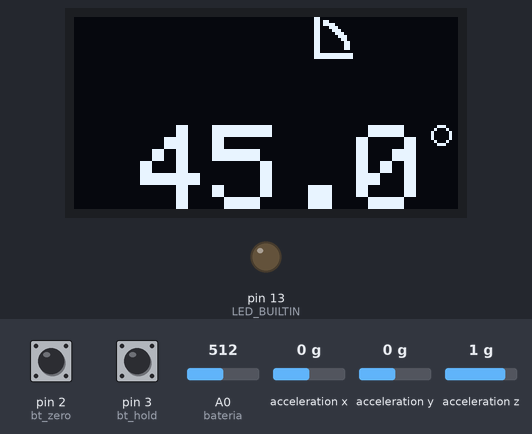
A sketch run on a simulated Arduino Uno, built with avr-gcc and run on an emulated ATmega328P. On the bench: 128×64 one-colour display, output pins drawn as LEDs (lit = HIGH). The test bench sets the inputs (shaded band); at power-on: pin 2 (bt_zero) HIGH, pin 3 (bt_hold) HIGH, A0 (bateria) = 512, acceleration x 0 g, acceleration y 0 g, acceleration z 1 g. What the sketch prints to the serial monitor is not drawn.

Above: at 2.2 s.
2.3 s: pin 2 (bt_zero) pulled LOW for 1 s
At 3.6 s:
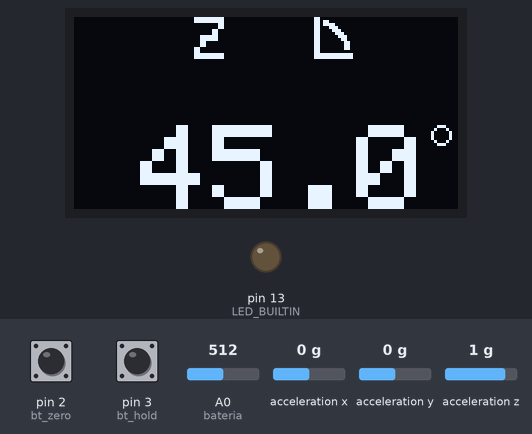
4.8 s: pin 3 (bt_hold) pulled LOW for 3.2 s
At 5.3 s:
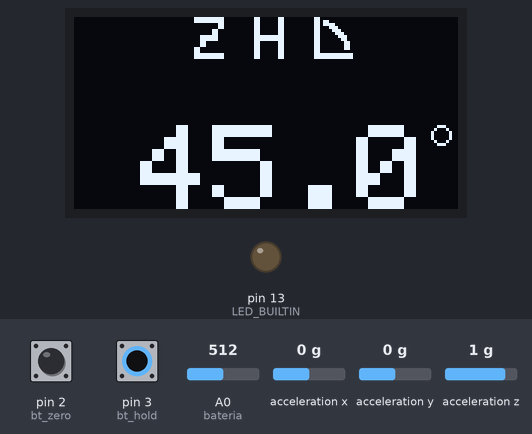
9.5 s: A0 (bateria) set to 221
11.0 s: A0 (bateria) set to 193
At 11.9 s:
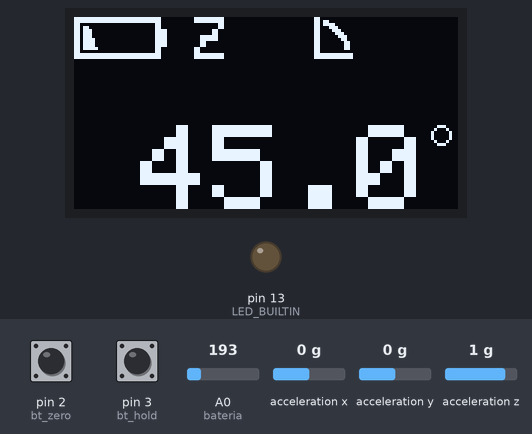
12.5 s: pin 3 (bt_hold) pulled LOW for 0.15 s
At 13.3 s:
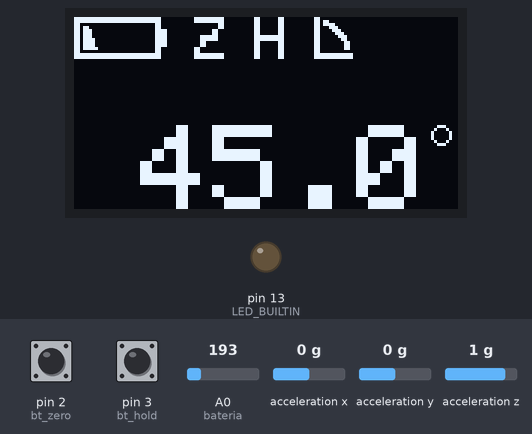
14.3 s: pin 2 (bt_zero) pulled LOW for 0.15 s
At 15.8 s:
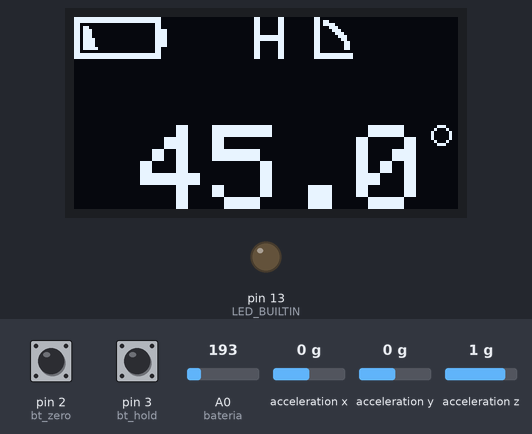
Timing chart, 0 to 17.1 s (numbered marks = the images above; inputs shaded):
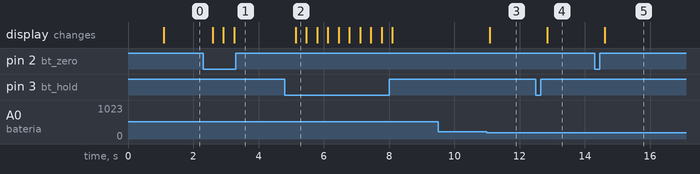

Measured:
- the behaviour switches between 205 and 204 on A0 (bateria) (found by bisection; images 2 and 3)
- after the input at 2.3 s, the display: changes after 0.29 s (image 1)
- after the input at 4.8 s, the display: changes after 0.34 s (image 2)
- after the input at 9.5 s, every drawn part: stays the same
- after the input at 11.0 s, the display: changes after 0.08 s (image 3)
- after the input at 12.5 s, the display: changes after 0.35 s (image 4)
- after the input at 14.3 s, the display: changes after 0.32 s (image 5)

The sketch:

nivel_digital.ino
```cpp
/**************************************************************************
Adicionar

RANGE 0-90° E 0-180°
Ajustar leitura do sensor

ZERO RELATIVO
Verificar as medições relativas ou absolutas

HOLD
Mantém o valor da leitura na tela

**************************************************************************/

#include <SPI.h>
#include <Wire.h>
#include <Adafruit_GFX.h>
#include <Adafruit_SSD1306.h>
#include <SparkFun_ADXL345.h>         // SparkFun ADXL345 Library

#define SCREEN_WIDTH 128 // OLED display width, in pixels
#define SCREEN_HEIGHT 64 // OLED display height, in pixels

#define OLED_RESET     -1 // Reset pin # (or -1 if sharing Arduino reset pin)
#define SCREEN_ADDRESS 0x3C ///< See datasheet for Address; 0x3D for 128x64, 0x3C for 128x32

Adafruit_SSD1306 display(SCREEN_WIDTH, SCREEN_HEIGHT, &Wire, OLED_RESET);

/*********** COMMUNICATION SELECTION ***********/
/*    Comment Out The One You Are Not Using    */
//ADXL345 adxl = ADXL345(10);           // USE FOR SPI COMMUNICATION, ADXL345(CS_PIN);
ADXL345 adxl = ADXL345();             // USE FOR I2C COMMUNICATION

#define LOGO_HEIGHT   64
#define LOGO_WIDTH    128
#define M_POS_X       22
#define M_POS_Y       36

// 'angulo180', 25x14px
const unsigned char bitmap_angulo180 [] PROGMEM = {
  0x00, 0x1c, 0x00, 0x00, 0x00, 0xdd, 0x80, 0x00, 0x03, 0xdd, 0xe0, 0x00, 0x07, 0x1c, 0x70, 0x00,
  0x0e, 0x1c, 0x38, 0x00, 0x1c, 0x1c, 0x1c, 0x00, 0x38, 0x1c, 0x0e, 0x00, 0x30, 0x1c, 0x06, 0x00,
  0x60, 0x1c, 0x03, 0x00, 0x60, 0x1c, 0x03, 0x00, 0x60, 0x1c, 0x03, 0x00, 0x00, 0x1c, 0x00, 0x00,
  0xff, 0xff, 0xff, 0x80, 0xff, 0xff, 0xff, 0x80
};
// 'angulo90', 13x14px
const unsigned char bitmap_angulo90 [] PROGMEM = {
  0xc0, 0x00, 0xd8, 0x00, 0xde, 0x00, 0xc7, 0x00, 0xc3, 0x80, 0xc1, 0xc0, 0xc0, 0xe0, 0xc0, 0x60,
  0xc0, 0x30, 0xc0, 0x30, 0xc0, 0x30, 0xc0, 0x00, 0xff, 0xf8, 0xff, 0xf8
};

// 'battery_low', 31x14px
const unsigned char bitmap_battery_low [] PROGMEM = {
  0xff, 0xff, 0xff, 0xf8, 0xff, 0xff, 0xff, 0xf8, 0xc0, 0x00, 0x00, 0x18, 0xd8, 0x00, 0x00, 0x18,
  0xdc, 0x00, 0x00, 0x1e, 0xdc, 0x00, 0x00, 0x1e, 0xdc, 0x00, 0x00, 0x1e, 0xde, 0x00, 0x00, 0x1e,
  0xde, 0x00, 0x00, 0x1e, 0xde, 0x00, 0x00, 0x1e, 0xdf, 0x00, 0x00, 0x18, 0xc0, 0x00, 0x00, 0x18,
  0xff, 0xff, 0xff, 0xf8, 0xff, 0xff, 0xff, 0xf8
};

// 'logos_senai_preto', 128x64px
const unsigned char logo_senai_preto [] PROGMEM = {
  0x00, 0x00, 0x00, 0x00, 0x00, 0x00, 0x00, 0x00, 0x00, 0x00, 0x00, 0x00, 0x00, 0x00, 0x00, 0x00,
  0x00, 0x00, 0x00, 0x00, 0x00, 0x00, 0x00, 0x00, 0x00, 0x00, 0x00, 0x00, 0x00, 0x00, 0x00, 0x00,
  0x00, 0x00, 0x00, 0x00, 0x00, 0x00, 0x00, 0x00, 0x00, 0x00, 0x00, 0x00, 0x00, 0x00, 0x00, 0x00,
  0x00, 0x00, 0x00, 0x00, 0x00, 0x00, 0x00, 0x00, 0x00, 0x00, 0x00, 0x00, 0x00, 0x00, 0x00, 0x00,
  0x00, 0x00, 0x00, 0x00, 0x00, 0x00, 0x00, 0x00, 0x00, 0x00, 0x00, 0x00, 0x00, 0x00, 0x00, 0x00,
  0x00, 0x00, 0x00, 0x00, 0x00, 0x00, 0x00, 0x00, 0x00, 0x00, 0x00, 0x00, 0x00, 0x00, 0x00, 0x00,
  0x00, 0x00, 0x00, 0x00, 0x00, 0x00, 0x00, 0x00, 0x00, 0x00, 0x00, 0x00, 0x00, 0x00, 0x00, 0x00,
  0x00, 0x00, 0x00, 0x00, 0x00, 0x00, 0x00, 0x00, 0x00, 0x00, 0x00, 0x00, 0x00, 0x00, 0x00, 0x00,
  0x00, 0x00, 0x00, 0x00, 0x00, 0x00, 0x00, 0x00, 0x00, 0x00, 0x00, 0x00, 0x00, 0x00, 0x00, 0x00,
  0x00, 0x00, 0x00, 0x00, 0x00, 0x00, 0x00, 0x00, 0x00, 0x00, 0x00, 0x00, 0x00, 0x00, 0x00, 0x00,
  0x00, 0x00, 0x00, 0x00, 0x00, 0x00, 0x00, 0x00, 0x00, 0x00, 0x00, 0x00, 0x00, 0x00, 0x00, 0x00,
  0x00, 0x00, 0x00, 0x00, 0x00, 0x00, 0x00, 0x00, 0x00, 0x00, 0x00, 0x00, 0x00, 0x00, 0x00, 0x00,
  0x00, 0x00, 0x00, 0x00, 0x00, 0x00, 0x00, 0x00, 0x00, 0x00, 0x00, 0x00, 0x00, 0x00, 0x00, 0x00,
  0x00, 0x00, 0x00, 0x00, 0x00, 0x00, 0x00, 0x00, 0x00, 0x00, 0x00, 0x00, 0x00, 0x00, 0x00, 0x00,
  0x00, 0x00, 0x00, 0x00, 0x00, 0x00, 0x00, 0x00, 0x00, 0x00, 0x00, 0x00, 0x00, 0x00, 0x00, 0x00,
  0x00, 0x00, 0x00, 0x00, 0x00, 0x00, 0x00, 0x00, 0x00, 0x00, 0x00, 0x00, 0x00, 0x00, 0x00, 0x00,
  0x00, 0x00, 0x00, 0x00, 0x00, 0x00, 0x00, 0x00, 0x00, 0x00, 0x00, 0x00, 0x00, 0x00, 0x00, 0x00,
  0x00, 0x00, 0x00, 0x00, 0x00, 0x00, 0x00, 0x00, 0x00, 0x00, 0x00, 0x00, 0x00, 0x00, 0x00, 0x00,
  0x00, 0x00, 0x00, 0x00, 0x00, 0x00, 0x00, 0x00, 0x00, 0x00, 0x00, 0x00, 0x00, 0x00, 0x00, 0x00,
  0x00, 0x00, 0x00, 0x00, 0x00, 0x00, 0x00, 0x00, 0x00, 0x00, 0x00, 0x00, 0x00, 0x00, 0x00, 0x00,
  0x00, 0x00, 0x01, 0xf0, 0x00, 0x00, 0x00, 0x00, 0x00, 0x00, 0x00, 0x00, 0x00, 0x00, 0x00, 0x00,
  0xff, 0x80, 0x1f, 0xfe, 0x07, 0xff, 0xfe, 0x7f, 0xc0, 0x3f, 0x00, 0x7f, 0x80, 0x1f, 0x81, 0xff,
  0xff, 0x80, 0x7f, 0xff, 0x87, 0xff, 0xfe, 0x7f, 0xe0, 0x7e, 0x00, 0xff, 0x80, 0x1f, 0x81, 0xff,
  0x00, 0x00, 0xff, 0xff, 0x87, 0xff, 0xfc, 0xff, 0xe0, 0x7e, 0x01, 0xff, 0xc0, 0x1f, 0x80, 0x00,
  0x00, 0x01, 0xff, 0xff, 0xc7, 0xff, 0xfc, 0xff, 0xe0, 0x7e, 0x01, 0xff, 0xc0, 0x3f, 0x80, 0x00,
  0xff, 0x81, 0xfc, 0x3f, 0xc7, 0xe0, 0x00, 0xff, 0xe0, 0x7e, 0x03, 0xff, 0xc0, 0x3f, 0x81, 0xff,
  0xff, 0x83, 0xf8, 0x1f, 0xcf, 0xe0, 0x00, 0xff, 0xf0, 0x7e, 0x03, 0xef, 0xc0, 0x3f, 0x01, 0xff,
  0x00, 0x03, 0xf8, 0x1f, 0x8f, 0xe0, 0x00, 0xfb, 0xf0, 0xfc, 0x07, 0xef, 0xc0, 0x3f, 0x00, 0x00,
  0x00, 0x03, 0xfc, 0x00, 0x0f, 0xc0, 0x01, 0xfb, 0xf0, 0xfc, 0x0f, 0xc7, 0xc0, 0x7f, 0x00, 0x00,
  0xff, 0x83, 0xff, 0x80, 0x0f, 0xc0, 0x01, 0xfb, 0xf0, 0xfc, 0x0f, 0xc7, 0xe0, 0x7f, 0x01, 0xff,
  0xff, 0x83, 0xff, 0xf8, 0x1f, 0xff, 0xf1, 0xf9, 0xf0, 0xfc, 0x1f, 0x87, 0xe0, 0x7f, 0x01, 0xff,
  0x00, 0x01, 0xff, 0xfc, 0x1f, 0xff, 0xf1, 0xf9, 0xf9, 0xf8, 0x1f, 0x87, 0xe0, 0x7e, 0x00, 0x00,
  0x00, 0x00, 0xff, 0xfe, 0x1f, 0xff, 0xf3, 0xf1, 0xf9, 0xf8, 0x3f, 0x07, 0xe0, 0x7e, 0x00, 0x00,
  0xff, 0x80, 0x1f, 0xff, 0x1f, 0xff, 0xf3, 0xf1, 0xf9, 0xf8, 0x7f, 0x07, 0xe0, 0xfe, 0x01, 0xff,
  0xff, 0x80, 0x03, 0xff, 0x1f, 0x80, 0x03, 0xf0, 0xf9, 0xf8, 0x7f, 0xff, 0xf0, 0xfe, 0x01, 0xff,
  0x00, 0x00, 0x00, 0x7f, 0x3f, 0x80, 0x03, 0xf0, 0xfd, 0xf8, 0xff, 0xff, 0xf0, 0xfe, 0x00, 0x00,
  0x00, 0x0f, 0xe0, 0x7f, 0x3f, 0x80, 0x03, 0xf0, 0xff, 0xf0, 0xff, 0xff, 0xf0, 0xfc, 0x00, 0x00,
  0xff, 0x8f, 0xe0, 0x7f, 0x3f, 0x00, 0x07, 0xe0, 0xff, 0xf1, 0xff, 0xff, 0xf1, 0xfc, 0x01, 0xff,
  0xff, 0x8f, 0xe0, 0xfe, 0x3f, 0x00, 0x07, 0xe0, 0x7f, 0xf3, 0xff, 0xff, 0xf1, 0xfc, 0x01, 0xff,
  0x00, 0x0f, 0xfb, 0xfe, 0x3f, 0xff, 0xe7, 0xe0, 0x7f, 0xf3, 0xf0, 0x07, 0xf9, 0xfc, 0x00, 0x00,
  0x00, 0x07, 0xff, 0xfc, 0x7f, 0xff, 0xe7, 0xe0, 0x7f, 0xe7, 0xf0, 0x03, 0xf9, 0xf8, 0x00, 0x00,
  0xff, 0x87, 0xff, 0xf8, 0x7f, 0xff, 0xe7, 0xe0, 0x7f, 0xe7, 0xe0, 0x03, 0xf9, 0xf8, 0x01, 0xff,
  0xff, 0x83, 0xff, 0xe0, 0x7f, 0xff, 0xef, 0xc0, 0x3f, 0xef, 0xc0, 0x03, 0xfb, 0xf8, 0x01, 0xff,
  0x00, 0x00, 0xff, 0x80, 0x00, 0x00, 0x00, 0x00, 0x00, 0x00, 0x00, 0x00, 0x00, 0x00, 0x00, 0x00,
  0x00, 0x00, 0x00, 0x00, 0x00, 0x00, 0x00, 0x00, 0x00, 0x00, 0x00, 0x00, 0x00, 0x00, 0x00, 0x00,
  0x00, 0x00, 0x00, 0x00, 0x00, 0x00, 0x00, 0x00, 0x00, 0x00, 0x00, 0x00, 0x00, 0x00, 0x00, 0x00,
  0x00, 0x00, 0x00, 0x00, 0x00, 0x00, 0x00, 0x00, 0x00, 0x00, 0x00, 0x00, 0x00, 0x00, 0x00, 0x00,
  0x00, 0x00, 0x00, 0x00, 0x00, 0x00, 0x00, 0x00, 0x00, 0x00, 0x00, 0x00, 0x00, 0x00, 0x00, 0x00,
  0x00, 0x00, 0x00, 0x00, 0x00, 0x00, 0x00, 0x00, 0x00, 0x00, 0x00, 0x00, 0x00, 0x00, 0x00, 0x00,
  0x00, 0x00, 0x00, 0x00, 0x00, 0x00, 0x00, 0x00, 0x00, 0x00, 0x00, 0x00, 0x00, 0x00, 0x00, 0x00,
  0x00, 0x00, 0x00, 0x00, 0x00, 0x00, 0x00, 0x00, 0x00, 0x00, 0x00, 0x00, 0x00, 0x00, 0x00, 0x00,
  0x00, 0x00, 0x00, 0x00, 0x00, 0x00, 0x00, 0x00, 0x00, 0x00, 0x00, 0x00, 0x00, 0x00, 0x00, 0x00,
  0x00, 0x00, 0x00, 0x00, 0x00, 0x00, 0x00, 0x00, 0x00, 0x00, 0x00, 0x00, 0x00, 0x00, 0x00, 0x00,
  0x00, 0x00, 0x00, 0x00, 0x00, 0x00, 0x00, 0x00, 0x00, 0x00, 0x00, 0x00, 0x00, 0x00, 0x00, 0x00,
  0x00, 0x00, 0x00, 0x00, 0x00, 0x00, 0x00, 0x00, 0x00, 0x00, 0x00, 0x00, 0x00, 0x00, 0x00, 0x00,
  0x00, 0x00, 0x00, 0x00, 0x00, 0x00, 0x00, 0x00, 0x00, 0x00, 0x00, 0x00, 0x00, 0x00, 0x00, 0x00,
  0x00, 0x00, 0x00, 0x00, 0x00, 0x00, 0x00, 0x00, 0x00, 0x00, 0x00, 0x00, 0x00, 0x00, 0x00, 0x00,
  0x00, 0x00, 0x00, 0x00, 0x00, 0x00, 0x00, 0x00, 0x00, 0x00, 0x00, 0x00, 0x00, 0x00, 0x00, 0x00,
  0x00, 0x00, 0x00, 0x00, 0x00, 0x00, 0x00, 0x00, 0x00, 0x00, 0x00, 0x00, 0x00, 0x00, 0x00, 0x00,
  0x00, 0x00, 0x00, 0x00, 0x00, 0x00, 0x00, 0x00, 0x00, 0x00, 0x00, 0x00, 0x00, 0x00, 0x00, 0x00,
  0x00, 0x00, 0x00, 0x00, 0x00, 0x00, 0x00, 0x00, 0x00, 0x00, 0x00, 0x00, 0x00, 0x00, 0x00, 0x00,
  0x00, 0x00, 0x00, 0x00, 0x00, 0x00, 0x00, 0x00, 0x00, 0x00, 0x00, 0x00, 0x00, 0x00, 0x00, 0x00,
  0x00, 0x00, 0x00, 0x00, 0x00, 0x00, 0x00, 0x00, 0x00, 0x00, 0x00, 0x00, 0x00, 0x00, 0x00, 0x00,
  0x00, 0x00, 0x00, 0x00, 0x00, 0x00, 0x00, 0x00, 0x00, 0x00, 0x00, 0x00, 0x00, 0x00, 0x00, 0x00
};

//Entradas
int bt_zero = 2;
int bt_hold = 3;
const int bateria = A0;


//Variáveis globais
bool zeroRelativo = false;
bool hold = false;
int range = 90;

void setup() {
  Serial.begin(9600);

  pinMode(bt_zero, INPUT_PULLUP);
  pinMode(bt_hold, INPUT_PULLUP);
  pinMode(LED_BUILTIN, OUTPUT);

  configuraAcelerometro();

  // SSD1306_SWITCHCAPVCC = generate display voltage from 3.3V internally
  if(!display.begin(SSD1306_SWITCHCAPVCC, SCREEN_ADDRESS)) {
    Serial.println(F("SSD1306 allocation failed"));
    for(;;); // Don't proceed, loop forever
  }

  desenhaLogoSENAI();
  delay(1000);
}

void loop() {

  display.clearDisplay();
  if(digitalRead(bt_zero) == 0){
    if(zeroRelativo) zeroRelativo = false;
    else zeroRelativo = true;
    delay(200);
  }
  if(digitalRead(bt_hold) == 0){
    if(hold) hold = false;
    else hold = true;
    delay(200);
  }
  if(range == 90) desenha_90();
  else desenha_180();
  if(hold) ligaFuncaoHold();
  if(zeroRelativo) ligaFuncaoZero();

  if(nivelBateria() < 20) desenhaBateriaBaixa();

  leAcelerometro();
  mostraAngulo();

  display.display();
  delay(100);
}

int leAcelerometro(){
    // Accelerometer Readings
  int x,y,z;
  adxl.readAccel(&x, &y, &z);         // Read the accelerometer values and store them in variables declared above x,y,z

  // Output Results to Serial
  /* UNCOMMENT TO VIEW X Y Z ACCELEROMETER VALUES */
  Serial.print(x);
  Serial.print(", ");
  Serial.print(y);
  Serial.print(", ");
  Serial.println(z);
  return y;
}

void configuraAcelerometro(){
  adxl.powerOn();                     // Power on the ADXL345

  adxl.setRangeSetting(16);           // Give the range settings
                                      // Accepted values are 2g, 4g, 8g or 16g
                                      // Higher Values = Wider Measurement Range
                                      // Lower Values = Greater Sensitivity

  adxl.setSpiBit(0);                  // Configure the device to be in 4 wire SPI mode when set to '0' or 3 wire SPI mode when set to 1
                                      // Default: Set to 1
                                      // SPI pins on the ATMega328: 11, 12 and 13 as reference in SPI Library

  adxl.setActivityXYZ(1, 0, 0);       // Set to activate movement detection in the axes "adxl.setActivityXYZ(X, Y, Z);" (1 == ON, 0 == OFF)
  adxl.setActivityThreshold(75);      // 62.5mg per increment   // Set activity   // Inactivity thresholds (0-255)

  adxl.setInactivityXYZ(1, 0, 0);     // Set to detect inactivity in all the axes "adxl.setInactivityXYZ(X, Y, Z);" (1 == ON, 0 == OFF)
  adxl.setInactivityThreshold(75);    // 62.5mg per increment   // Set inactivity // Inactivity thresholds (0-255)
  adxl.setTimeInactivity(10);         // How many seconds of no activity is inactive?

  adxl.setTapDetectionOnXYZ(0, 0, 1); // Detect taps in the directions turned ON "adxl.setTapDetectionOnX(X, Y, Z);" (1 == ON, 0 == OFF)

  // Set values for what is considered a TAP and what is a DOUBLE TAP (0-255)
  adxl.setTapThreshold(50);           // 62.5 mg per increment
  adxl.setTapDuration(15);            // 625 μs per increment
  adxl.setDoubleTapLatency(80);       // 1.25 ms per increment
  adxl.setDoubleTapWindow(200);       // 1.25 ms per increment

  // Set values for what is considered FREE FALL (0-255)
  adxl.setFreeFallThreshold(7);       // (5 - 9) recommended - 62.5mg per increment
  adxl.setFreeFallDuration(30);       // (20 - 70) recommended - 5ms per increment

  // Setting all interupts to take place on INT1 pin
  //adxl.setImportantInterruptMapping(1, 1, 1, 1, 1);     // Sets "adxl.setEveryInterruptMapping(single tap, double tap, free fall, activity, inactivity);"
                                                        // Accepts only 1 or 2 values for pins INT1 and INT2. This chooses the pin on the ADXL345 to use for Interrupts.
                                                        // This library may have a problem using INT2 pin. Default to INT1 pin.

  // Turn on Interrupts for each mode (1 == ON, 0 == OFF)
  adxl.InactivityINT(0);
  adxl.ActivityINT(0);
  adxl.FreeFallINT(0);
  adxl.doubleTapINT(0);
  adxl.singleTapINT(0);
}

int nivelBateria(){
  int cargaBateria = 83;
  cargaBateria = analogRead(bateria);
  return map(cargaBateria, 0, 1023, 0, 100);
  //return cargaBateria;
}

void ligaFuncaoZero(){
  display.setTextSize(2);
  display.setTextColor(SSD1306_WHITE);
  display.setCursor(40,0);
  //display.print("Z");
  display.write('Z');
}

void ligaFuncaoHold(){
  display.setTextSize(2);
  display.setTextColor(SSD1306_WHITE);
  display.setCursor(60,0);
  display.print("H");
}

float leAngulo(){
  //Comunicação com ADXL345
  float angulo = 45;
  return angulo;
}

void mostraAngulo(){
  display.setTextSize(4);
  display.setTextColor(SSD1306_WHITE);
  display.setCursor(M_POS_X,M_POS_Y);
  display.print(String(leAngulo(),1));
  display.drawCircle(M_POS_X + 100, M_POS_Y + 3, 3, SSD1306_WHITE);
}

void desenha_90(){
  display.drawBitmap(80, 0, bitmap_angulo90, 13, 14, 1);
}

void desenha_180(){
  display.drawBitmap(80, 0, bitmap_angulo180, 25, 14, 1);
}

// 'battery_low', 31x14px
//const unsigned char bitmap_battery_low [] PROGMEM = {
void desenhaBateriaBaixa(){
  display.drawBitmap(0, 0, bitmap_battery_low, 31, 14, 1);
}

void desenhaLogoSENAI(void) {
  display.clearDisplay();
  display.drawBitmap(
    (display.width()  - LOGO_WIDTH ) / 2,
    (display.height() - LOGO_HEIGHT) / 2,
    logo_senai_preto, LOGO_WIDTH, LOGO_HEIGHT, 1);
  display.display();
}
```
